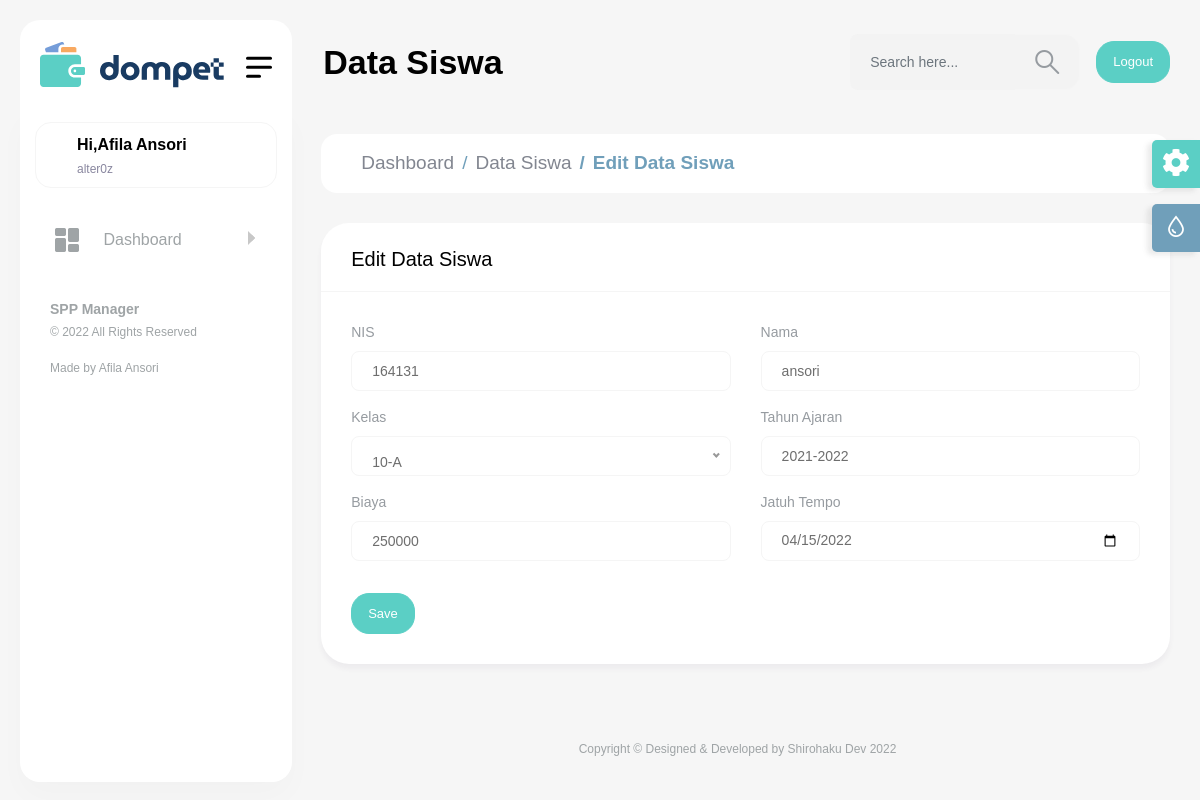
The page /src/edit/editstudent.php?nis=164131 (signed in) on the database its author committed.
### tables this page shows
CREATE TABLE `student` (
  `nis` varchar(128) NOT NULL,
  `student_name` varchar(255) DEFAULT NULL,
  `class` varchar(8) DEFAULT NULL,
  `periode` varchar(128) DEFAULT NULL
);

CREATE TABLE `spp` (
  `nis` varchar(128) DEFAULT NULL,
  `duedate` date DEFAULT NULL,
  `spp_cost` int(11) DEFAULT NULL,
  `status` varchar(128) DEFAULT NULL
);

### src/edit/editstudent.php (the view, shortened to what this page needs)
<?php include "../header/header.php"; ?>
<?php
	include "../connection/connection.php";
	$getData = mysqli_query($conn, "SELECT * FROM student WHERE nis='$_GET[nis]'");
	$data = mysqli_fetch_array($getData);
	$getDataSpp = mysqli_query($conn, "SELECT * FROM spp WHERE nis='$_GET[nis]'");
	$dataSpp = mysqli_fetch_array($getDataSpp);
?>
		<div class="header">
    <div class="header-content">
      <nav class="navbar navbar-expand">
        <div class="collapse navbar-collapse justify-content-between">
          <div class="header-left">
            <div class="dashboard_bar">Data Siswa</div>
          </div>
          <ul class="navbar-nav header-right">
            <li class="nav-item">
              <div class="input-group search-area">
                <input type="text" class="form-control" placeholder="Search here..." />
                <span class="input-group-text"
                  ><a href="javascript:void(0)"><i class="flaticon-381-search-2"></i></a
                ></span>
              </div>
            </li>
            <li class="nav-item">
              <a href="../auth/logout.php" class="btn btn-primary d-sm-inline-block d-none">Logout</a>
            </li>
          </ul>
        </div>
      </nav>
    </div>
  </div>
			<div class="content-body">
        <div class="container-fluid">
          <div class="row page-titles">
            <ol class="breadcrumb">
              <li class="breadcrumb-item"><a href="../index/admin.php">Dashboard</a></li>
              <li class="breadcrumb-item"><a href="../show/showdatastudent.php">Data Siswa</a></li>
              <li class="breadcrumb-item active"><a href="javascript:void(0)">Edit Data Siswa</a></li>
            </ol>
          </div>
          <div class="row">
					<div class="col-xl-12 col-lg-24">
              <div class="card">
                <div class="card-header">
                  <h4 class="card-title">Edit Data Siswa</h4>
                </div>
                <div class="card-body">
                  <div class="basic-form">
                    <form method="post" action="">
                      <div class="row">
                        <div class="mb-3 col-md-6">
                          <label class="form-label">NIS</label>
                          <input type="number" name="getnis" class="form-control" maxlength="6" value="<?php echo $data['nis']; ?>" placeholder="NIS ex: 2212345xxx" />
                        </div>
                        <div class="mb-3 col-md-6">
                          <label class="form-label">Nama</label>
                          <input type="text" name="studentname" class="form-control" value="<?php echo $data['student_name']; ?>" placeholder="Nama Siswa ex: Ratna Permata" />
                        </div>
                        <div class="mb-3 col-md-6">
													<label class="form-label">Kelas</label>
                        </div>
												<div class="mb-3 col-md-6">
                          <label class="form-label">Tahun Ajaran</label>
                          <input type="text" name="periode" class="form-control" value="<?php echo $data['periode']; ?>" readonly />
                        </div>
												<div class="mb-3 col-md-6">
													<label class="form-label">Biaya</label>
													<input type="text" name="sppcost" class="form-control" value="<?php echo $dataSpp['spp_cost']; ?>" readonly />
												</div>
												<div class="mb-3 col-md-6">
													<label class="form-label">Jatuh Tempo</label>
													<input type="date" name="duedate" class="form-control" value="<?php echo $dataSpp['duedate']; ?>" />
												</div>
                      </div>
                      <button type="submit" class="btn btn-primary">Save</button>
                    </form>
                  </div>
                </div>
              </div>
            </div>
          </div>
        </div>
      </div>
<?php include "../footer/footer.php" ?>

### rows shown on the page
student: getnis "164131", studentname "ansori", periode "2021-2022"
spp: sppcost "250000", duedate "04/15/2022"

### other values the page prints
$_SESSION['fullname'] "Afila Ansori"
$_SESSION['username'] "alter0z"
